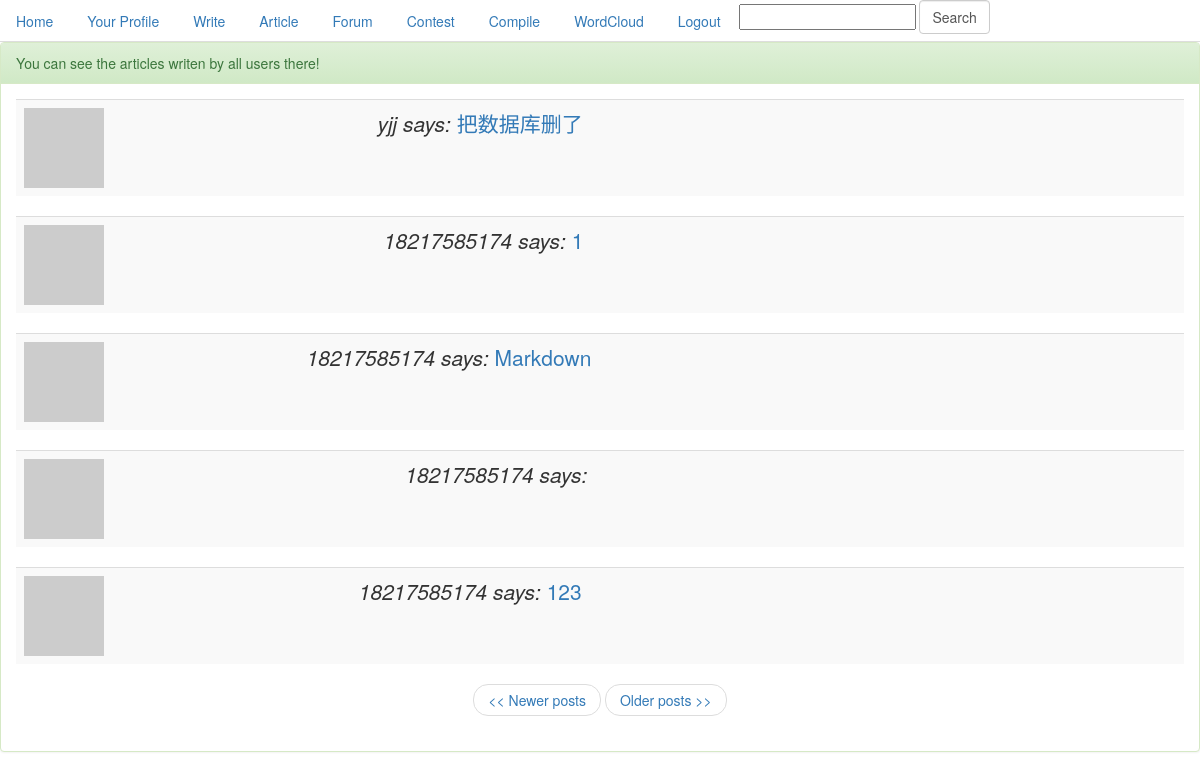
/look (signed in), run on the app's committed database.
### app/models.py (models this page shows, shortened)
class Post(db.Model):
    __searchable__ = ['body', 'title']
    id = db.Column(db.Integer, primary_key=True)
    title = db.Column(db.String(100))
    body = db.Column(db.String(140))
    timestamp = db.Column(db.DateTime)
    user_id = db.Column(db.Integer, db.ForeignKey('user.id'))

class User(db.Model):
    id = db.Column(db.Integer, primary_key=True)
    nickname = db.Column(db.String(64), index=True, unique=True)
    email = db.Column(db.String(120), index=True, unique=True)
    password = db.Column(db.String(120), index=True)
    posts = db.relationship('Post', backref='author', lazy='dynamic')
    cards = db.relationship('Card', backref='participant')
    about_me = db.Column(db.String(140))
    last_seen = db.Column(db.DateTime)
    followed = db.relationship('User',
                               secondary=followers,
                               primaryjoin=(followers.c.follower_id == id),
                               secondaryjoin=(followers.c.followed_id == id),
                               backref=db.backref('followers', lazy='dynamic'),
                               lazy='dynamic')
    is_authenticated = True
    is_active = True
    is_anonymous = False
    def avatar(self, size):
        return 'http://www.gravatar.com/avatar/' + md5(self.email.encode('utf8')).hexdigest() + '?d=mm&s=' + str(size)

### app/views.py (the view)
@app.route('/look')
@app.route('/look/<int:page>')
@login_required
def look(page=1):
    posts = Post.query.order_by(Post.timestamp.desc()).paginate(page, POSTS_PER_PAGE, False)
    return render_template('look.html',
                           posts=posts)

### app/forms.py
class SearchForm(Form):
    search = StringField('search', validators=[DataRequired()])

### app/views.py (called while the page is built)
@app.before_request
def before_request():
    g.user = current_user
    g.search_form = SearchForm()
    if g.user.is_authenticated:
        g.user.last_seen = datetime.utcnow()
        db.session.add(g.user)
        db.session.commit()

@lm.user_loader
def load_user(id):
    return User.query.get(int(id))

### app/templates/look.html
{% extends "base.html" %}
{% block content %}
<div class="panel panel-success">
    <div class="panel-heading">You can see the articles writen by all users there!</div>
    <div class="panel-body">
        {% for post in posts.items %}
            {% include 'post.html' %}
        {% endfor %}
        <nav>
            <ul class="pager">
        {% if posts.has_prev %}<li><a href="{{ url_for('look', page = posts.prev_num) }}"><< Newer posts</a></li>{% else %}<li><a href="#"><< Newer posts</a></li>{% endif %}
        {% if posts.has_next %}<li><a href="{{ url_for('look', page = posts.next_num) }}">Older posts >></a></li>{% else %}<li><a href="#">Older posts >></a></li>{% endif %}
            </ul>
        </nav>
    </div>
</div>
{% endblock %}

### app/templates/post.html
<table class="table table-striped table-hover">
    <tr class="lead">
        <td><a href="{{ url_for('user', nickname = post.author.nickname) }}"><img src="{{post.author.avatar(50)}}"></a></td>
        <td><i>{{post.author.nickname}} says:</i>
        <a href="{{ url_for('article', pk = post.id) }}">{{post.title}}</a></td>
    </tr>
</table>

### data on the page
Post: author.nickname "yjj", title "把数据库删了"
Post: author.nickname "18217585174", title "1"
Post: author.nickname "18217585174", title "Markdown"
Post: author.nickname "18217585174"
Post: author.nickname "18217585174", title "123"
